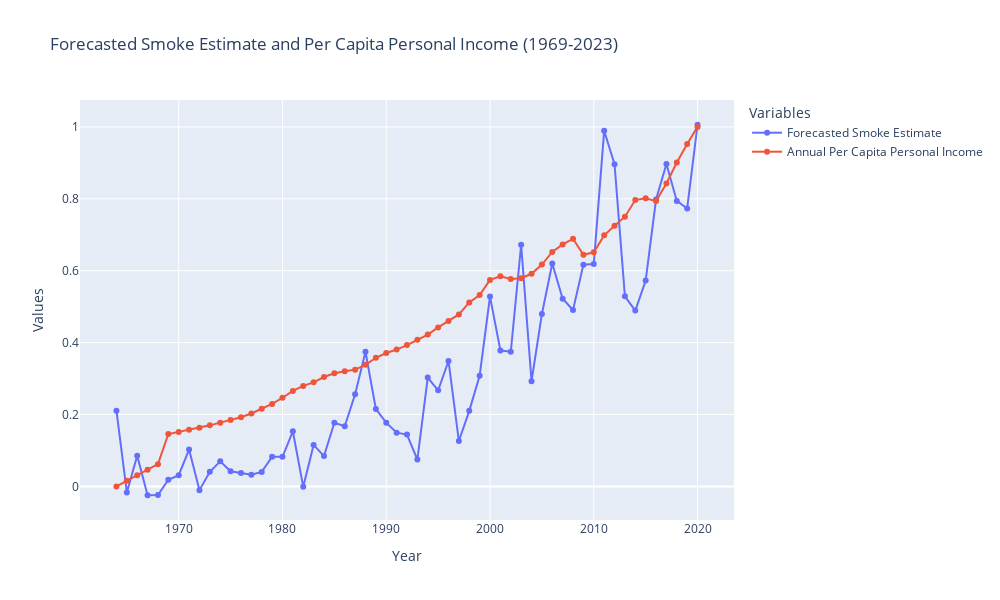

Here is the notebook cell this chart was saved with:
### Code cell
import plotly.graph_objects as go

# Filter the data for the specified year range
# filtered_data = annual_df[(annual_df['Year'] >= 2016) & (annual_df['Year'] <= 2023)]

# Create the figure
fig = go.Figure()

# Add traces for each column
fig.add_trace(go.Scatter(
    x=annual_df['Year'],
    y=annual_df['Forecasted_Smoke_Estimate'],
    mode='lines+markers',
    name='Forecasted Smoke Estimate'
))

fig.add_trace(go.Scatter(
    x=annual_df['Year'],
    y=annual_df['annual_per_capita_personal_income'],
    mode='lines+markers',
    name='Annual Per Capita Personal Income'
))

# Update the layout
fig.update_layout(
    title='Forecasted Smoke Estimate and Per Capita Personal Income (1969-2023)',
    xaxis_title='Year',
    yaxis_title='Values',
    legend_title='Variables',
    height=600,
    width=1000
)

# Show the plot
fig.show()

### Figure 1 — Plotly figure (JSON) as saved in the notebook; plotly's stock layout.template omitted (floating-point values rounded to 4 significant figures)
{"data": [{"mode": "lines+markers", "name": "Forecasted Smoke Estimate", "type": "scatter", "x": [1964, 1965, 1966, 1967, 1968, 1969, 1970, 1971, 1972, 1973, 1974, 1975, 1976, 1977, 1978, 1979, 1980, 1981, 1982, 1983, 1984, 1985, 1986, 1987, 1988, 1989, 1990, 1991, 1992, 1993, 1994, 1995, 1996, 1997, 1998, 1999, 2000, 2001, 2002, 2003, 2004, 2005, 2006, 2007, 2008, 2009, 2010, 2011, 2012, 2013, 2014, 2015, 2016, 2017, 2018, 2019, 2020], "y": [0.2106, -0.01684, 0.08495, -0.02467, -0.02426, 0.01848, 0.03101, 0.1024, -0.01044, 0.04059, 0.0698, 0.04224, 0.03752, 0.03217, 0.04019, 0.0826, 0.08224, 0.1532, -0.001336, 0.1154, 0.08436, 0.177, 0.1672, 0.256, 0.3744, 0.2152, 0.1773, 0.1493, 0.144, 0.07451, 0.3027, 0.2671, 0.3488, 0.1262, 0.2101, 0.3079, 0.528, 0.3782, 0.3743, 0.6721, 0.2925, 0.4796, 0.62, 0.5221, 0.4908, 0.6169, 0.6187, 0.9891, 0.896, 0.5287, 0.4891, 0.5724, 0.7978, 0.897, 0.794, 0.7731, 1.006]}, {"mode": "lines+markers", "name": "Annual Per Capita Personal Income", "type": "scatter", "x": [1964, 1965, 1966, 1967, 1968, 1969, 1970, 1971, 1972, 1973, 1974, 1975, 1976, 1977, 1978, 1979, 1980, 1981, 1982, 1983, 1984, 1985, 1986, 1987, 1988, 1989, 1990, 1991, 1992, 1993, 1994, 1995, 1996, 1997, 1998, 1999, 2000, 2001, 2002, 2003, 2004, 2005, 2006, 2007, 2008, 2009, 2010, 2011, 2012, 2013, 2014, 2015, 2016, 2017, 2018, 2019, 2020], "y": [0, 0.01546, 0.03093, 0.04639, 0.06185, 0.1457, 0.1514, 0.1575, 0.1632, 0.1698, 0.1773, 0.1849, 0.1924, 0.2027, 0.2159, 0.2293, 0.2465, 0.2657, 0.2795, 0.2894, 0.3043, 0.3147, 0.3203, 0.3248, 0.3381, 0.3577, 0.3709, 0.3806, 0.3929, 0.4076, 0.4224, 0.4421, 0.4604, 0.4784, 0.5116, 0.5321, 0.5743, 0.5842, 0.577, 0.5792, 0.5914, 0.617, 0.6521, 0.6731, 0.6888, 0.6442, 0.6512, 0.6982, 0.7252, 0.7502, 0.7964, 0.8012, 0.7935, 0.8425, 0.901, 0.9527, 1]}], "layout": {"height": 600, "legend": {"title": {"text": "Variables"}}, "title": {"text": "Forecasted Smoke Estimate and Per Capita Personal Income (1969-2023)"}, "width": 1000, "xaxis": {"title": {"text": "Year"}}, "yaxis": {"title": {"text": "Values"}}}}
